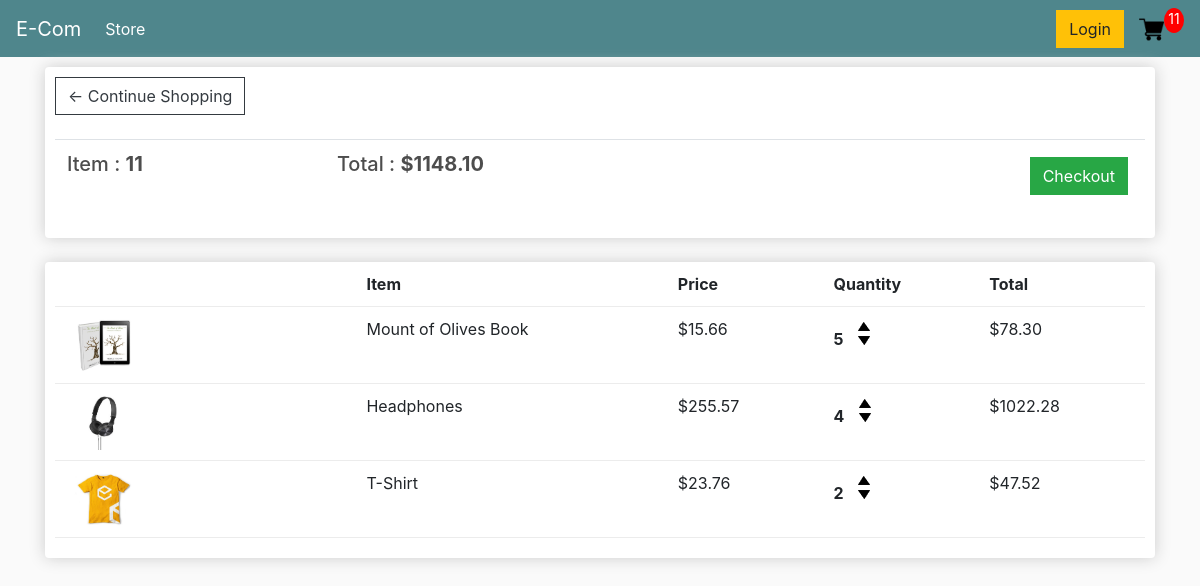
The app's page /cart/ (signed in) with its own data.
### store/models.py (models this page shows, shortened)
class Order(models.Model):
    customer=models.ForeignKey(Customer,on_delete=models.SET_NULL,null=True,blank=True)
    date_ordered=models.DateTimeField(auto_now_add=True)
    complete=models.BooleanField(default=False) #initially open or incomplete cart means items can be added
    transaction_id=models.CharField(max_length=100,null=True)
    @property
    def get_cart_total(self):
        orderitems=self.orderitem_set.all()
        total=sum([item.get_total for item in orderitems])
        return total
    @property
    def get_cart_items(self):
        orderitems=self.orderitem_set.all()
        total=sum([item.quantity for item in orderitems])
        return total

class OrderItem(models.Model):
    product=models.ForeignKey(Product,on_delete=models.SET_NULL,null=True)
    order=models.ForeignKey(Order,on_delete=models.SET_NULL,null=True)
    quantity=models.IntegerField(default=0,null=True,blank=True)
    date_added=models.DateTimeField(auto_now_add=True)
    @property
    def get_total(self):
        return self.product.price * self.quantity

class Product(models.Model):
    name=models.CharField(max_length=200)
    price=models.DecimalField(max_digits=7,decimal_places=2)
    digital=models.BooleanField(default=False,null=True,blank=True) #digital needs not to be shipped
    image=models.ImageField(null=True, blank=True)
    @property
    def imageURL(self):
        try :
            url=self.image.url
        except :
            url="../static/images/nopreview.svg"
        return url

### store/views.py (the view)
# urls.py: path("cart/",views.cart,name='cart'),
def cart(request):
    if request.user.is_authenticated:
        customer=request.user.customer
        order,created=Order.objects.get_or_create(customer=customer ,complete=False)
        items=order.orderitem_set.all()
        cartItems=order.get_cart_items
    else:
        items=[]
        order={'get_cart_items':0,'get_cart_total':0}
        cartItems=order['get_cart_items']
    context={'items':items,'order':order,'cartItems':cartItems}
    return render(request,"store/cart.html",context)

### store/templates/store/cart.html
{% extends 'store/main.html' %} {% load static %} {% block content %}
<div class="row">
  <div class="col-lg-12">
    <div class="box-element">
      <a href="{% url 'store' %}" class="btn btn-outline-dark"
        >&#x2190; Continue Shopping</a
      >
      <br />
      <br />
      <table class="table">
        <tr>
          <th>
            <h5>Item : <strong>{{order.get_cart_items}}</strong></h5>
          </th>
          <th>
            <h5>Total : <strong>${{order.get_cart_total|floatformat:2}}</strong></h5>
          </th>
          <th>
            <a
              style="float: right; margin: 5px"
              href="{% url 'checkout' %}"
              class="btn btn-success"
              >Checkout</a
            >
          </th>
        </tr>
      </table>
    </div>
    <br />
    <div class="box-element">
      <div class="cart-row">
        <div style="flex: 2"></div>
        <div style="flex: 2"><strong> Item</strong></div>
        <div style="flex: 1"><strong>Price</strong></div>
        <div style="flex: 1"><strong> Quantity</strong></div>
        <div style="flex: 1"><strong> Total</strong></div>
      </div>
      {% for item in items %}
      <div class="cart-row">
        <div style="flex: 2">
          <img src="{{item.product.imageURL}}" class="row-image" alt="" />
        </div>
        <div style="flex: 2">{{item.product.name}}</div>
        <div style="flex: 1">${{item.product.price|floatformat:2}}</div>
        <div style="flex: 1">
          <p class="quantity">{{item.quantity}}</p>
          <div class="quantity">
            <img
              data-action="add" data-product={{item.product.id}}
              alt=""
              class="chg-quantity update-cart"
              src="{% static 'images/arrow-up.png' %}"
            />
            <img
              data-action="remove" data-product={{item.product.id}}
              alt=""
              class="chg-quantity update-cart"
              src="{% static 'images/arrow-down.png' %}"
            />
          </div>
        </div>
        <div style="flex: 1">${{item.get_total|floatformat:2}}</div>
      </div>
      {% endfor %}
    </div>
  </div>
</div>
{% endblock content %}

### static/css/main.css (style rules this page uses)
body { background-color: hsl(0, 0%, 98%); }
h1,h2,h3,h4,h5,h6 { color:hsl(0, 0%, 30%); }
.box-element { box-shadow:hsl(0, 0%, 80%) 0 0 16px; background-color: #fff; border-radius: 4px; padding: 10px; }
.col-lg-4, .col-lg-6, .col-lg-8, .col-lg-12 { margin-top: 10px; }
.btn { border-radius: 0; }
.row-image { width: 100px; }
.cart-row { display: flex; align-items: flex-stretch; padding-bottom: 10px; margin-bottom: 10px; border-bottom: 1px solid #ececec; }
.quantity { display: inline-block; font-weight: 700; padding-right:10px; }
.chg-quantity { width: 12px; cursor: pointer; display: block; margin-top: 5px; transition:.1s; }

### records on screen
Order: get_cart_items "11", get_cart_total "1148.10"
OrderItem: product.imageURL (picture), product.name "Mount of Olives Book", product.price "15.66", quantity "5", get_total "78.30"
OrderItem: product.imageURL (picture), product.name "Headphones", product.price "255.57", quantity "4", get_total "1022.28"
OrderItem: product.imageURL (picture), product.name "T-Shirt", product.price "23.76", quantity "2", get_total "47.52"

### other values on screen
{{ cartItems }} "11"
